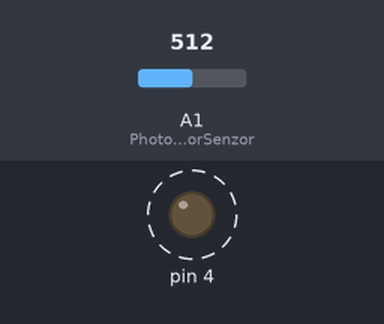
A sketch run on a simulated Arduino Uno, built with avr-gcc and run on an emulated ATmega328P. Shown: output pins drawn as LEDs (lit = HIGH). Dashed ring = blinking. The inputs (shaded band) are chosen by the test bench; at power-on: A1 (PhotoresistorSenzor) = 512. What the sketch prints to the serial monitor is not drawn.

Above: at 0.4 s.
Timing chart, 0 to 4.6 s (numbered marks = the images above):
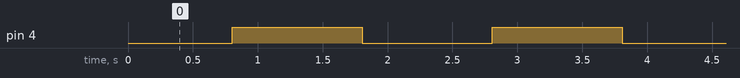

The sketch:

LaserBarierBasics.ino
```cpp
/*
  Photoresistor/laser basics
  http://linksprite.com/wiki/index.php5?title=Advanced_Sensors_Kit_for_Arduino

            | A1  -------signal--------S |
  Arduino   | 5V  ---------------------  |  Photoresistor
            | GND ---------------------  |

            | DD4 ---------------------S |
  Arduino   | 5V  ---------------------  |  Laser
            | GND ---------------------  |

  13.04.2016
  by Vatroslav Srziæ
 */

//GLOBALS
int PhotoresistorSenzor = A1;
int Laser = DD4;


// the setup function runs once when you press reset or power the board
void setup()
{
    pinMode(PhotoresistorSenzor, INPUT);

    pinMode(Laser, OUTPUT);

    Serial.begin(9600);
}

// the loop function runs over and over again forever
void loop()
{
    static int loopCount = 0;
    loopCount++;

    static bool laserIsOn = false;

    if ((loopCount % 5) == 0)
    {
        if (laserIsOn)
        {
            digitalWrite(Laser, LOW);
            laserIsOn = false;
        }
        else
        {
            digitalWrite(Laser, HIGH);
            laserIsOn = true;
        }
    }

    int lightIntensity = analogRead(PhotoresistorSenzor);

    Serial.println(lightIntensity, DEC);
    delay(200);
}
```

Measured:
- by itself, pin 4: alternates HIGH for 1.0 s and LOW for 1.0 s
